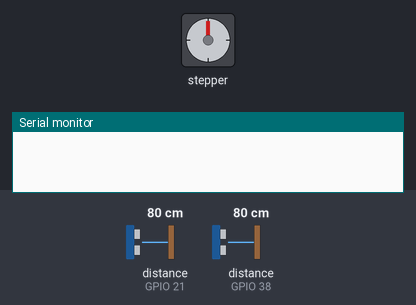
The sketch below on a simulated ESP32-S3. On the bench: stepper motor, the last lines printed to the serial monitor. Wiring (inferred from the names in the program): 2 × ultrasonic range finder: trigger GPIO 26, echo GPIO 21 / trigger GPIO 37, echo GPIO 38. The test bench sets the inputs (shaded band); at power-on: distance to the obstacle (sensors on GPIO 21, GPIO 38) 80 cm. The echo pulse lasts 58.3 µs per cm; stepper angles assume 200 steps per turn.

Above: at 0.05 s.
At 1.1 s:
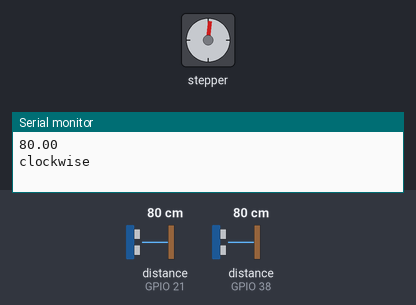
At 1.75 s:
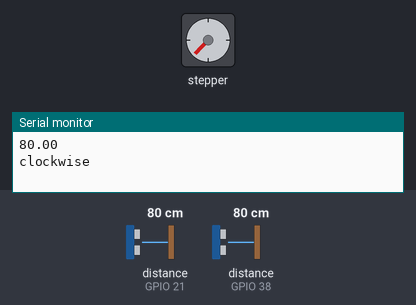
At 3.45 s:
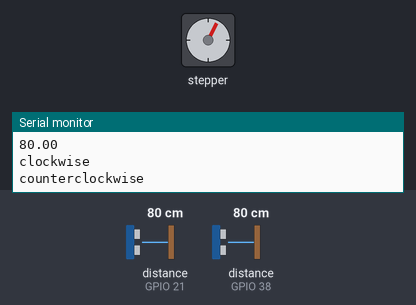
Timing chart, 0 to 5.2 s (numbered marks = the images above):
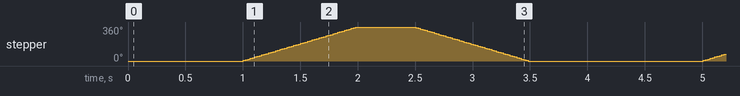

Measured:
- by itself, stepper: turns 360° clockwise in 0.98 s, then 360° counter-clockwise in 0.98 s, repeating every 4.0 s

The sketch:

sensor.ino
```cpp
// Include the Arduino Stepper Library
#include <Stepper.h>

// first motor
const unsigned int in1 = 36;
const unsigned int in2 = 48;
const unsigned int EnA = 35;

// second motor
const unsigned int in3 = 34;
const unsigned int in4 = 47;
const unsigned int EnB = 33;

// third motor
const unsigned int in5 = 12;
const unsigned int in6 = 10;
const unsigned int EnC = 11;

// Setting PWM properties
const int freq = 30000;
const int pwmChannel = 0;
const int resolution = 8;
int dutyCycle = 200;

// Number of steps per output rotation
const int stepsPerRevolution = 200;

// Create Instance of Stepper library
Stepper motor1(stepsPerRevolution, in1, in2, in3, in4);

// first ultra sonic sensor
const unsigned int trig1 = 26;
const unsigned int echo1 = 21;

// second ultra sonic sensor
const unsigned int trig2 = 37;
const unsigned int echo2 = 38;

// used for calculating distance for ultra sonic sensor
long duration1;
float distanceCm1;

long duration2;
float distanceCm2;


void setup()
{
	// set the speed at 60 rpm:
	motor1.setSpeed(60);
	// initialize the serial port:
	Serial.begin(9600);

	pinMode(trig1, OUTPUT);
  pinMode(echo1, INPUT);

  pinMode(trig2, OUTPUT);
  pinMode(echo2, INPUT);
}

void loop()
{
  digitalWrite(trig1, LOW);
  delayMicroseconds(2);
  digitalWrite(trig1, HIGH);
  delayMicroseconds(10);
  digitalWrite(trig1, LOW);

  digitalWrite(trig2, LOW);
  delayMicroseconds(2);
  digitalWrite(trig2, HIGH);
  delayMicroseconds(10);
  digitalWrite(trig2, LOW);

  duration1 = pulseIn(echo1, HIGH);
  duration2 = pulseIn(echo2, HIGH);

  // speed of sound 343 m/s = 0.0343 cm/µs
  // 1 / 0.0343 = 29.15
  distanceCm1 = duration1 / 29/2;
  distanceCm2 = duration2 / 29/2;
	Serial.println(distanceCm1);

	// step one revolution in one direction:
	Serial.println("clockwise");
	motor1.step(stepsPerRevolution);
	delay(500);

	// step one revolution in the other direction:
	Serial.println("counterclockwise");
	motor1.step(-stepsPerRevolution);
	delay(500);
}
```
